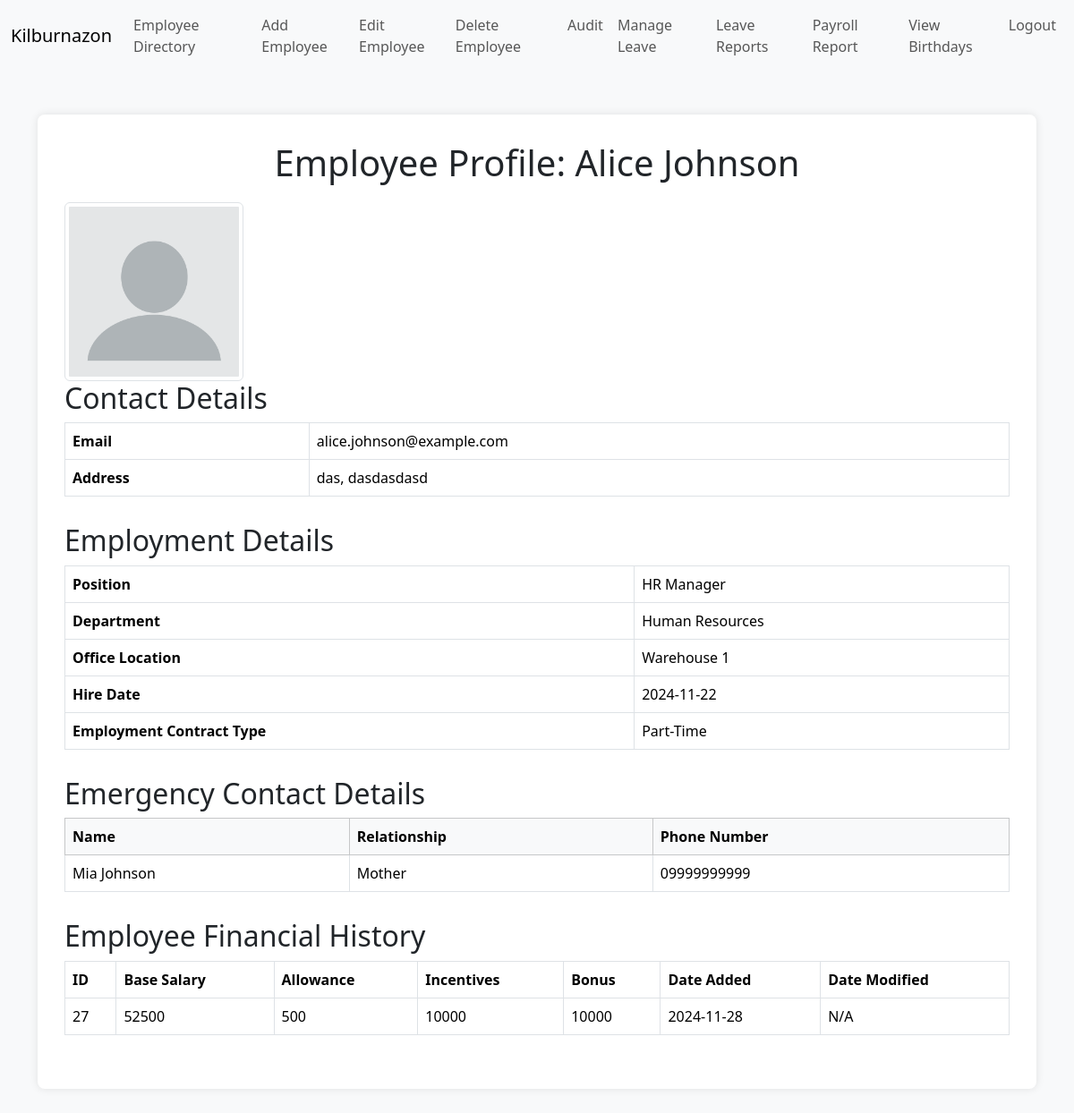
The app's page /modules/employee_profile.php?employee_id=9 (signed in) with its own data.
### tables this page shows
CREATE TABLE `Employee` (
  `employee_id` int(11) NOT NULL AUTO_INCREMENT,
  `position_id` int(11) DEFAULT NULL,
  `office_location_id` int(11) DEFAULT NULL,
  `first_name` varchar(100) NOT NULL,
  `last_name` varchar(100) NOT NULL,
  `salary_amount` decimal(10,2) DEFAULT NULL,
  `email_address` varchar(255) DEFAULT NULL,
  `date_of_birth` date DEFAULT NULL,
  `home_street_address` varchar(255) DEFAULT NULL,
  `home_city` varchar(100) DEFAULT NULL,
  `hire_date` date DEFAULT NULL,
  `employment_contract_type` enum('Full-Time','Part-Time','') NOT NULL,
  `national_insurance_number` varchar(20) DEFAULT NULL,
  `is_deleted` tinyint(1) DEFAULT 0,
  `deleted_at` datetime DEFAULT NULL,
  `profile_picture` varchar(255) DEFAULT NULL,
  PRIMARY KEY (`employee_id`),
  KEY `position_id` (`position_id`),
  KEY `office_location_id` (`office_location_id`),
  CONSTRAINT `employee_ibfk_1` FOREIGN KEY (`position_id`) REFERENCES `Position` (`position_id`),
  CONSTRAINT `employee_ibfk_2` FOREIGN KEY (`office_location_id`) REFERENCES `Location` (`location_id`)
);

CREATE TABLE `Position` (
  `position_id` int(11) NOT NULL AUTO_INCREMENT,
  `department_id` int(11) DEFAULT NULL,
  `reports_to_position_id` int(11) DEFAULT NULL,
  `position_title` varchar(100) DEFAULT NULL,
  `is_executive` tinyint(1) DEFAULT 0,
  PRIMARY KEY (`position_id`),
  KEY `department_id` (`department_id`),
  KEY `reports_to_position_id` (`reports_to_position_id`),
  CONSTRAINT `position_ibfk_1` FOREIGN KEY (`department_id`) REFERENCES `Department` (`department_id`),
  CONSTRAINT `position_ibfk_2` FOREIGN KEY (`reports_to_position_id`) REFERENCES `Position` (`position_id`) ON DELETE SET NULL
);

CREATE TABLE `Department` (
  `department_id` int(11) NOT NULL AUTO_INCREMENT,
  `department_head_id` int(11) DEFAULT NULL,
  `department_name` varchar(100) DEFAULT NULL,
  PRIMARY KEY (`department_id`),
  KEY `fk_department_head` (`department_head_id`),
  CONSTRAINT `fk_department_head` FOREIGN KEY (`department_head_id`) REFERENCES `Employee` (`employee_id`)
);

CREATE TABLE `Location` (
  `location_id` int(11) NOT NULL AUTO_INCREMENT,
  `location_name` varchar(255) NOT NULL,
  `location_city` varchar(100) DEFAULT NULL,
  `location_address` varchar(255) DEFAULT NULL,
  `location_type` varchar(50) DEFAULT NULL,
  `contact_phone` varchar(20) DEFAULT NULL,
  `location_description` text DEFAULT NULL,
  PRIMARY KEY (`location_id`)
);

CREATE TABLE `EmergencyContact` (
  `contact_id` int(11) NOT NULL AUTO_INCREMENT,
  `employee_id` int(11) DEFAULT NULL,
  `first_name` varchar(100) DEFAULT NULL,
  `last_name` varchar(100) DEFAULT NULL,
  `relationship` varchar(50) DEFAULT NULL,
  `phone` varchar(20) DEFAULT NULL,
  PRIMARY KEY (`contact_id`),
  KEY `employee_id` (`employee_id`),
  CONSTRAINT `emergencycontact_ibfk_1` FOREIGN KEY (`employee_id`) REFERENCES `Employee` (`employee_id`)
);

CREATE TABLE `employeeHistory` (
  `id` int(11) NOT NULL AUTO_INCREMENT,
  `employee_id` int(11) NOT NULL,
  `base_salary` float NOT NULL,
  `allowance` float NOT NULL,
  `incentives` float NOT NULL,
  `date_added` date NOT NULL,
  `date_modified` date DEFAULT NULL,
  `bonuses` float DEFAULT NULL,
  PRIMARY KEY (`id`)
);

### modules/employee_profile.php (the view, shortened to what this page needs)
<?php
include "../includes/dp_connect.php";
$employee_id = intval($_GET['employee_id']);
$employee_sql = "SELECT e.*, p.position_title, l.location_name, d.department_name
                 FROM Employee e
                 LEFT JOIN Position p ON e.position_id = p.position_id
                 LEFT JOIN Department d ON p.department_id = d.department_id
                 LEFT JOIN Location l ON e.office_location_id = l.location_id
                 WHERE e.employee_id = ? AND e.is_deleted = 0";
$stmt = $conn->prepare($employee_sql);
$stmt->bind_param("i", $employee_id);
if (!$stmt->execute()) {
    die("Execute failed: " . $stmt->error);
}
$result = $stmt->get_result();
$employee = $result->fetch_assoc();
$contact_sql = "SELECT contact_id, first_name, last_name, relationship, phone
               FROM EmergencyContact
               WHERE employee_id = ?";
$stmt_contact = $conn->prepare($contact_sql);
$stmt_contact->bind_param("i", $employee_id);
if (!$stmt_contact->execute()) {
    die("Execute failed for emergency contacts: " . $stmt_contact->error);
}
$contact_result = $stmt_contact->get_result();
$emergency_contacts = [];
if ($contact_result->num_rows > 0) {
    while ($contact = $contact_result->fetch_assoc()) {
        $contact['full_name'] = $contact['first_name'] . ' ' . $contact['last_name'];
        $emergency_contacts[] = $contact;
    }
}
$employee_id = intval($_GET['employee_id']);
$history_sql = "SELECT * FROM employeeHistory WHERE employee_id = ? ORDER BY date_added DESC";
$stmt = $conn->prepare($history_sql);
$stmt->bind_param("i", $employee_id);
$stmt->execute();
$history_result = $stmt->get_result();
$employee_history = [];
while ($row = $history_result->fetch_assoc()) {
    $employee_history[] = $row;
}
?>
<!DOCTYPE html>
<html lang="en">
<head>
    <link href="https://cdn.jsdelivr.net/npm/bootstrap@5.3.1/dist/css/bootstrap.min.css" rel="stylesheet">
</head>
<body>
    <?php include '../includes/navbar.php';  ?>
    <div class="container my-5">
        <div class="profile-container">
            <h1 class="text-center">Employee Profile:
                <?php echo htmlspecialchars($employee['first_name'] . ' ' . $employee['last_name']); ?>
            </h1>
            <img src="../uploads/<?php echo $employee["profile_picture"] ? $employee["profile_picture"] : '../uploads/blank.png' ?> "
                width="200px" alt="Profile Picture" class="img-thumbnail">
            <div class="profile-section">
                <h2>Contact Details</h2>
                <table class="table table-bordered">
                    <tr>
                        <th>Email</th>
                        <td><?php echo htmlspecialchars($employee['email_address']); ?></td>
                    </tr>
                    <tr>
                        <th>Address</th>
                        <td><?php echo htmlspecialchars($employee['home_street_address'] . ', ' . $employee['home_city']); ?>
                        </td>
                    </tr>
                </table>
            </div>
            <div class="profile-section">
                <h2>Employment Details</h2>
                <table class="table table-bordered">
                    <tr>
                        <th>Position</th>
                        <td><?php echo htmlspecialchars($employee['position_title']); ?></td>
                    </tr>
                    <tr>
                        <th>Department</th>
                        <td><?php echo htmlspecialchars($employee['department_name']); ?></td>
                    </tr>
                    <tr>
                        <th>Office Location</th>
                        <td><?php echo htmlspecialchars($employee['location_name']); ?></td>
                    </tr>
                    <tr>
                        <th>Hire Date</th>
                        <td><?php echo htmlspecialchars($employee['hire_date']); ?></td>
                    </tr>
                    <tr>
                        <th>Employment Contract Type</th>
                        <td><?php echo htmlspecialchars($employee['employment_contract_type']); ?></td>
                    </tr>
                </table>
            </div>
            <div class="profile-section">
                <h2>Emergency Contact Details</h2>
                <?php if (!empty($emergency_contacts)): ?>
                    <table class="table table-bordered">
                        <thead class="table-light">
                            <tr>
                                <th>Name</th>
                                <th>Relationship</th>
                                <th>Phone Number</th>
                            </tr>
                        </thead>
                        <tbody>
                            <?php foreach ($emergency_contacts as $contact): ?>
                                <tr>
                                    <td><?php echo htmlspecialchars($contact['full_name']); ?></td>
                                    <td><?php echo htmlspecialchars($contact['relationship']); ?></td>
                                    <td><?php echo htmlspecialchars($contact['phone']); ?></td>
                                </tr>
                            <?php endforeach; ?>
                        </tbody>
                    </table>
                <?php else: ?>
                    <p>No emergency contact details available.</p>
                <?php endif; ?>
            </div>
            <div class="profile-section employment-history">
                <h2>Employee Financial History</h2>
                <?php if (!empty($employee_history)): ?>
                    <table class="table table-bordered">
                        <thead>
                            <tr>
                                <th>ID</th>
                                <th>Base Salary</th>
                                <th>Allowance</th>
                                <th>Incentives</th>
                                <th>Bonus</th>
                                <th>Date Added</th>
                                <th>Date Modified</th>
                            </tr>
                        </thead>
                        <tbody>
                            <?php foreach ($employee_history as $history): ?>
                                <tr>
                                    <td><?php echo htmlspecialchars($history['id']); ?></td>
                                    <td><?php echo htmlspecialchars($history['base_salary']); ?></td>
                                    <td><?php echo htmlspecialchars($history['allowance']); ?></td>
                                    <td><?php echo htmlspecialchars($history['incentives']); ?></td>
                                    <td><?php echo htmlspecialchars($history['bonuses'] ?? 0); ?></td>
                                    <td><?php echo htmlspecialchars($history['date_added']); ?></td>
                                    <td><?php echo htmlspecialchars($history['date_modified'] ?? 'N/A'); ?></td>
                                </tr>
                            <?php endforeach; ?>
                        </tbody>
                    </table>
                <?php else: ?>
                    <p>No financial history available for this employee.</p>
                <?php endif; ?>
            </div>
        </div>
    </div>
</body>
</html>

### includes/navbar.php (shortened to what this page needs)
<nav class="navbar navbar-expand-lg navbar-light bg-light">
    <div class="container-fluid">
        <?php
        if (isset($_SESSION['role']) && in_array($_SESSION['role'], ['executive', 'jarvis'])) {
            $url = 'employee_directory.php';
        } else {
            $url = 'request_leave.php';
        }
        ?>
        <a class="navbar-brand" href="<?php echo htmlspecialchars($url); ?>">Kilburnazon</a>
        <div class="collapse navbar-collapse" id="navbarNav">
            <ul class="navbar-nav ms-auto">
                <?php if (isset($_SESSION['role']) && in_array($_SESSION['role'], ['executive', 'jarvis'])) { ?>
                    <li class="nav-item">
                        <a class="nav-link" href="employee_directory.php">Employee Directory</a>
                    </li>
                    <li class="nav-item">
                        <a class="nav-link" href="add_employee.php">Add Employee</a>
                    </li>
                    <li class="nav-item">
                        <a class="nav-link" href="edit_employee.php">Edit Employee</a>
                    </li>
                    <li class="nav-item">
                        <a class="nav-link" href="delete_employee.php">Delete Employee</a>
                    </li>
                    <li class="nav-item">
                        <a class="nav-link" href="audit_log.php">Audit</a>
                    </li>
                    <li class="nav-item">
                        <a class="nav-link" href="manage_leave.php">
                            Manage Leave
                        </a>
                    </li>
                    <li class="nav-item">
                        <a class="nav-link" href="leave_reports.php">Leave Reports</a>
                    </li>
                    <li class="nav-item">
                        <a class="nav-link" href="payroll_report.php">Payroll Report</a>
                    </li>
                    <li class="nav-item">
                        <a class="nav-link" href="view_birthdays.php">View Birthdays</a>
                    </li>
                <?php } ?>
                <li class="nav-item">
                    <a class="nav-link" href="../logout.php">Logout</a>
                </li>
            </ul>
        </div>
    </div>
</nav>

### modules/employee_profile.php (style rules this page uses)
body { background-color: #f8f9fa; }
.profile-container { background-color: #ffffff; padding: 30px; border-radius: 8px; box-shadow: 0 0 10px rgba(0, 0, 0, 0.1); }
.profile-container h1 { margin-bottom: 20px; }
.profile-section { margin-bottom: 30px; }

### records on screen
employee: first_name+last_name "Alice Johnson", profile_picture (placeholder picture), email_address "alice.johnson@example.com", home_street_address+home_city "das, dasdasdasd", position.position_title "HR Manager", department.department_name "Human Resources", office_location.location_name "Warehouse 1", hire_date "2024-11-22", employment_contract_type "Part-Time"
emergencycontact: full_name "Mia Johnson", relationship "Mother", phone "09999999999"
employeehistory: id "27", base_salary "52500", allowance "500", incentives "10000", bonuses "10000", date_added "2024-11-28", date_modified "N/A"
